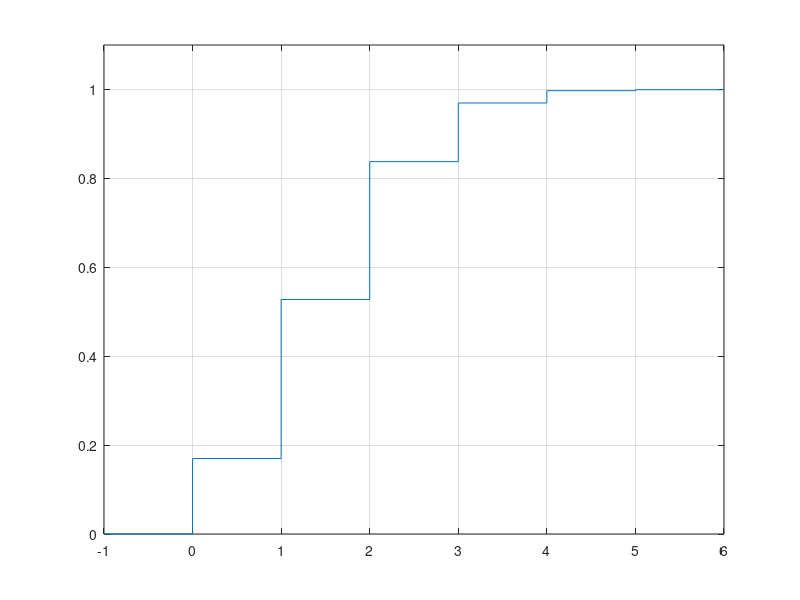

This figure's MATLAB source:
clear
close all
clc

fprintf("Secção 2.2, exercício 4\n\n")


%% a)
% i.
N = 1e5;    % Número de experiências
n = 5;      % Número total de peças
p = 0.3;

x = 0:n;
px = zeros(1, n+1);
fprintf("Alínea a)\ni.   ")

for k = x
    experiencias = rand(n,N) <= 0.3;
    as = true(1, N);

    for i = 1:N
        aux = experiencias(:, i);
        as(i) = sum(aux) == k;
    end

    px(k+1) = sum(as)/N;
    fprintf("f(%d)=%f ", k, px(k+1))
end
fprintf("\n")


% ii.
figure
stairs([-1 x n+1], [0 cumsum(px) 1])
grid on
xlim([-1 n+1])
ylim([0 1.1])


% iii.
probMax2Pecas = sum(px(1:3));
fprintf("iii. Probabilidade = %f\n", probMax2Pecas)


%% Print line
fprintf("\n")


%% b)
% i.
pxTeorico = zeros(1, n+1);
for k = x
    pxTeorico(k+1) = nchoosek(n, k) * p^k * (1-p)^(n-k);
end

% ii.
probMax2Pecas = sum(pxTeorico(1:3));
fprintf("Alínea b)\nii.  Probabilidade = %f\n", probMax2Pecas)